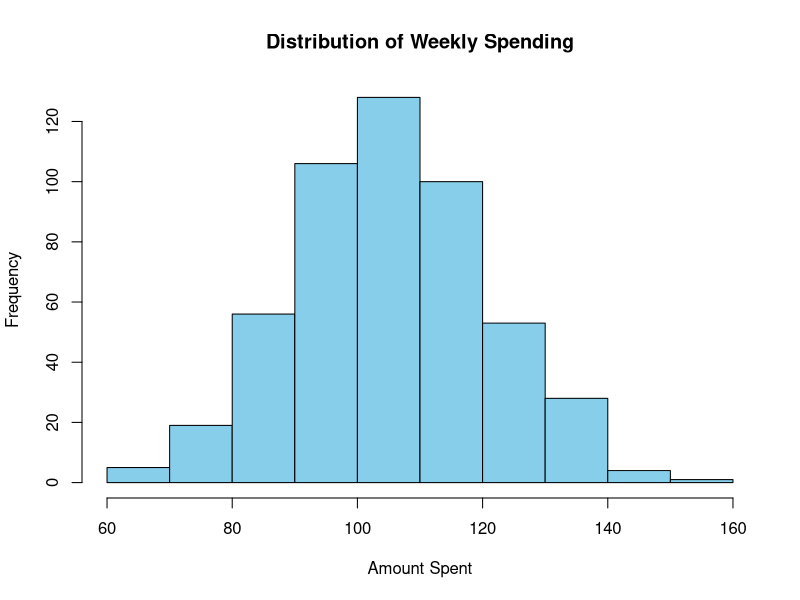
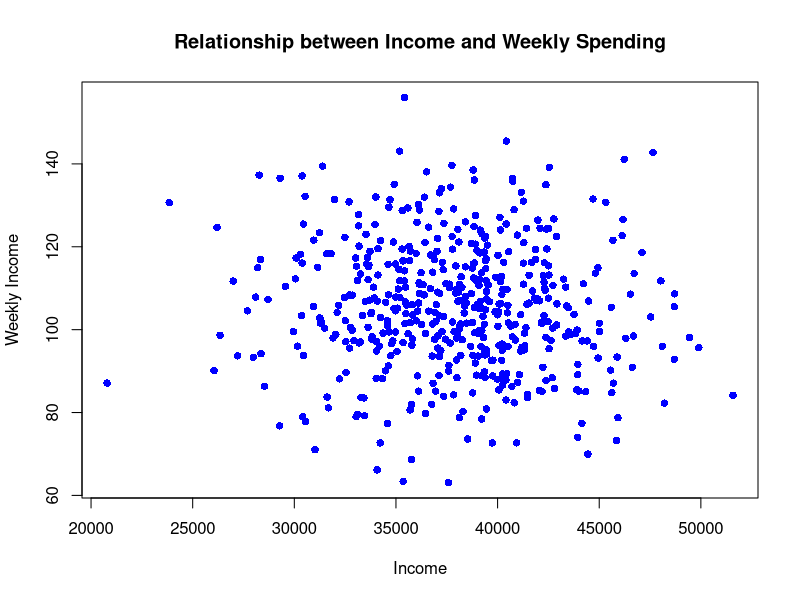

Here is the R script that generated these plots, in order:
set.seed(123)

spend <- rnorm(500,105,15.75 )
qtime <-rpois(500, 7)
famsize <-rpois(500,4)
store <- sample(1:3, 500, replace="TRUE")
shoptype <- rbinom(500, 2, 0.14)
income <-rnorm(500,38000,4500)

weeklyshop <-data.frame (spend,qtime,famsize,store,shoptype,income)
head(weeklyshop)

# Descriptive statistics for quantitative variables
quantitative_vars <- c("spend", "qtime", "famsize", "income")
quant_summary <- summary(weeklyshop[, quantitative_vars])

# Descriptive statistics for categorical variables
categorical_vars <- c("store", "shoptype")
cat_summary <- lapply(weeklyshop[, categorical_vars], function(x) prop.table(table(x)) * 100)

# Display the results
print("Descriptive Statistics for Quantitative Variables:")
print(quant_summary)

quant_sd <- sapply(weeklyshop[, quantitative_vars], sd)

# Display the results
print("Standard Deviation for Quantitative Variables:")
print(quant_sd)

print("\nProportion of Descriptive Statistics for Categorical Variables:")
print(cat_summary)

# Counts
cat_frequencies <- lapply(weeklyshop[, categorical_vars], table)

# Display the results
print("Frequencies for Categorical Variables:")
print(cat_frequencies)

# Plotting a histogram for the "spend" variable
hist(weeklyshop$spend, 
     main="Distribution of Weekly Spending",
     xlab="Amount Spent",
     col="skyblue",
     border="black")

# Scatter plot for the relationship between spend and income
plot(weeklyshop$income, weeklyshop$spend,
     main="Relationship between Income and Weekly Spending",
     xlab="Income",
     ylab="Weekly Income",
     col="blue",
     pch=16)

correlation <- cor(weeklyshop$famsize, weeklyshop$income)
print(correlation)

# Perform ANOVA for the association between spend and store
anova_result <- aov(spend ~ as.factor(store), data = weeklyshop)

# Print the results
print(summary(anova_result)) 